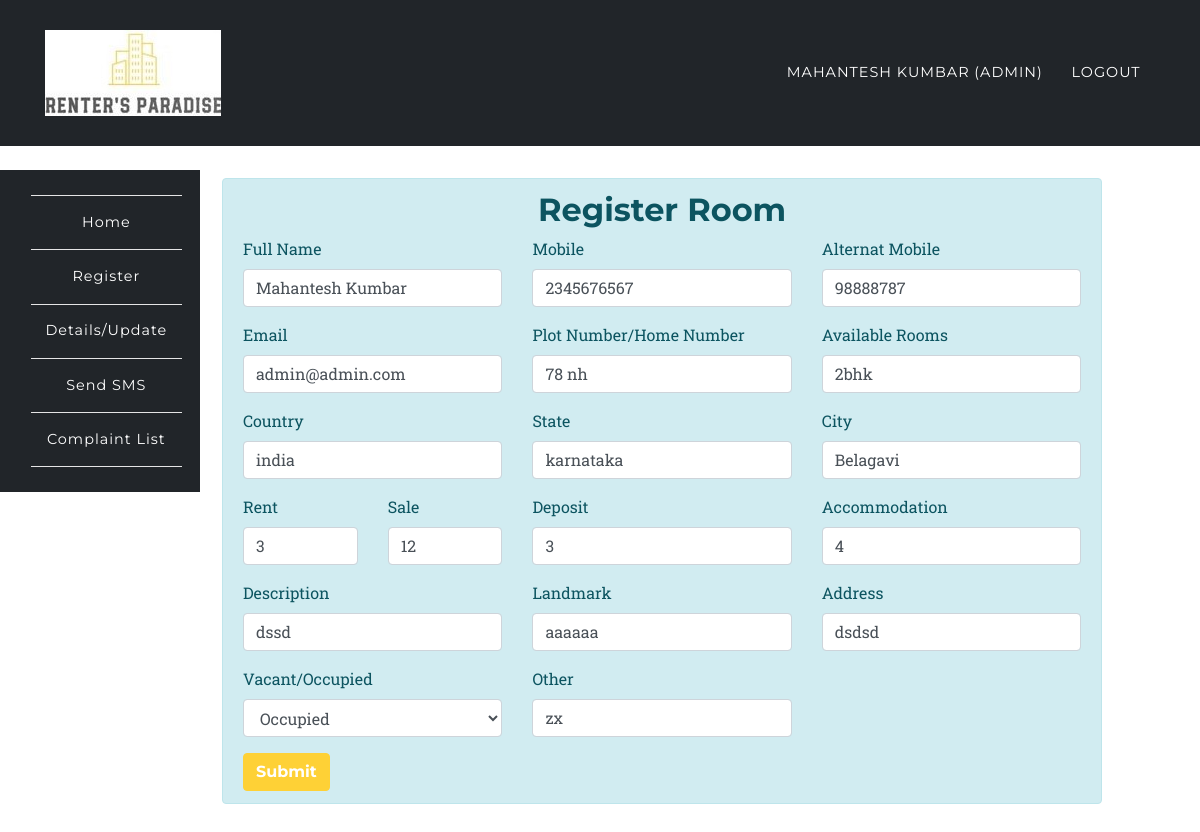
Page /app/update.php?id=13&act=indi (signed in) on the committed database.
### tables this page shows
CREATE TABLE `room_rental_registrations` (
  `id` int(10) UNSIGNED NOT NULL,
  `fullname` varchar(191) NOT NULL,
  `mobile` varchar(191) NOT NULL,
  `alternat_mobile` varchar(191) NOT NULL,
  `email` varchar(191) NOT NULL,
  `country` varchar(191) NOT NULL,
  `state` varchar(191) NOT NULL,
  `city` varchar(191) NOT NULL,
  `landmark` varchar(191) NOT NULL,
  `rent` varchar(191) NOT NULL,
  `sale` varchar(190) DEFAULT NULL,
  `deposit` varchar(191) NOT NULL,
  `plot_number` varchar(191) NOT NULL,
  `rooms` varchar(100) DEFAULT NULL,
  `address` varchar(191) NOT NULL,
  `accommodation` varchar(191) NOT NULL,
  `description` varchar(191) NOT NULL,
  `image` varchar(191) DEFAULT NULL,
  `open_for_sharing` varchar(191) DEFAULT NULL,
  `other` varchar(191) DEFAULT NULL,
  `vacant` int(1) NOT NULL DEFAULT '1',
  `created_at` timestamp NULL DEFAULT CURRENT_TIMESTAMP,
  `updated_at` timestamp NULL DEFAULT CURRENT_TIMESTAMP,
  `user_id` int(10) DEFAULT NULL
);

### app/partials/edit/individaul.php (the view, shortened to what this page needs)
<div class="col-md-11 col-xs-12 col-sm-12">
	<div class="alert alert-info" role="alert">
		<h2 class="text-center">Register Room</h2>
		<form action="" method="POST">
  	 <div class="row">
  	 	<div class="col-md-4">
	  	  <div class="form-group">
		    <label for="fullname">Full Name</label>
		    <input type="text" class="form-control" id="fullname" placeholder="Full Name" name="fullname" value="<?php echo $data['fullname']?$data['fullname']:''; ?>" required>
		  </div>
		 </div>
		<div class="col-md-4">
		  <div class="form-group">
		    <label for="mobile">Mobile</label>
		    <input type="text" class="form-control" id="mobile" placeholder="Mobile" name="mobile" value="<?php echo $data['mobile']?$data['mobile']:''; ?>" required>
		  </div>
		 </div>
		<div class="col-md-4">
		  <div class="form-group">
		    <label for="alternat_mobile">Alternat Mobile</label>
		    <input type="text" class="form-control" id="alternat_mobile" placeholder="Alternat Mobile" name="alternat_mobile" value="<?php echo $data['alternat_mobile']?$data['alternat_mobile']:''; ?>">
		  </div>
		</div>
	</div>
	<div class="row">
  	 	<div class="col-md-4">
		  <div class="form-group">
		    <label for="email">Email</label>
		    <input type="email" class="form-control" id="email" placeholder="Email" name="email" value="<?php echo $data['email']?$data['email']:''; ?>" required>
		  </div>
		 </div>
		 <div class="col-md-4">
		  <div class="form-group">
		    <label for="plot_number">Plot Number/Home Number</label>
		    <input type="text" class="form-control" id="plot_number" placeholder="Plot Number/Home Number" name="plot_number" value="<?php echo $data['plot_number']?$data['plot_number']:''; ?>" required>
		  </div>
		 </div>
		 <div class="col-md-4">
		  <div class="form-group">
		    <label for="rooms">Available Rooms</label>
		    <input type="text" class="form-control" id="rooms" placeholder="1BHK/2BHK/3BHK/1RK" name="rooms" value="<?php echo $data['rooms']?$data['rooms']:''; ?>" required>
		  </div>
		 </div>
	</div>
	<div class="row">
		<div class="col-md-4">
	  <div class="form-group">
	    <label for="country">Country</label>
	    <input type="country" class="form-control" id="country" placeholder="Country" name="country" value="<?php echo $data['country']?$data['country']:''; ?>" required>
	  </div>
	  </div>
	  <div class="col-md-4">
	  <div class="form-group">
	    <label for="state">State</label>
	    <input type="state" class="form-control" id="state" placeholder="State" name="state" value="<?php echo $data['state']?$data['state']:''; ?>" required>
	  </div>
	  </div>
	  <div class="col-md-4">
	  <div class="form-group">
	    <label for="city">City</label>
	    <input type="city" class="form-control" id="city" placeholder="City" name="city" value="<?php echo $data['city']?$data['city']:''; ?>" required>
	  </div>
	  </div>
	 </div>
	 <div class="row">
	 	<div class="col-md-2">
	 <div class="form-group">
	    <label for="rent">Rent</label>
	    <input type="rent" class="form-control" id="rent" placeholder="Rent" name="rent" value="<?php echo $data['rent']?$data['rent']:''; ?>" required>
	  </div>
	  </div>
	  <div class="col-md-2">
	 <div class="form-group">
	    <label for="sale">Sale</label>
	    <input type="sale" class="form-control" id="sale" placeholder="Sale" name="sale" value="<?php echo $data['sale']?$data['sale']:''; ?>">
	  </div>
	  </div>
	  <div class="col-md-4">
	  <div class="form-group">
	    <label for="deposit">Deposit</label>
	    <input type="deposit" class="form-control" id="deposit" placeholder="Deposit" name="deposit" value="<?php echo $data['deposit']?$data['deposit']:''; ?>" required>
	  </div>
	  </div>
	  <div class="col-md-4">
	  <div class="form-group">
	    <label for="accommodation">Accommodation</label>
	    <input type="accommodation" class="form-control" id="accommodation" placeholder="Accommodation" name="accommodation" value="<?php echo $data['accommodation']?$data['accommodation']:''; ?>" required>
	  </div>
	  </div>
	  </div>
	   <div class="row">
	 	<div class="col-md-4">
	  <div class="form-group">
	    <label for="description">Description</label>
	    <input type="description" class="form-control" id="description" placeholder="Description" name="description" value="<?php echo $data['description']?$data['description']:''; ?>" required>
	  </div>
	   </div>
	  <div class="col-md-4">
	  <div class="form-group">
	    <label for="landmark">Landmark</label>
	    <input type="landmark" class="form-control" id="landmark" placeholder="landmark" name="landmark" value="<?php echo $data['landmark']?$data['landmark']:''; ?>" required>
	  </div>
	   </div>
	  <div class="col-md-4">
	  <div class="form-group">
	    <label for="address">Address</label>
	    <input type="address" class="form-control" id="address" placeholder="Address" name="address" value="<?php echo $data['address']?$data['address']:''; ?>" required>
	  </div>
	   </div>
	    </div>
	   <div class="row">
	   	<div class="col-4">
	 		 <div class="form-group">
			    <label for="vacant">Vacant/Occupied</label>
			    <select class="form-control" id="vacant" name="vacant">
			      <option value="0" <?php if($data['vacant'] == '0'){echo 'selected';}?>>Occupied</option>
			    </select>
			  </div>
	 	</div>
	 	<div class="col-md-4">
	  <div class="form-group">
	    <label for="other">Other</label>
	    <input type="other" class="form-control" id="other" placeholder="Other" name="other" value="<?php echo $data['other']?$data['other']:''; ?>" required>
	  </div>
	  </div>
	  </div>
	  <button type="submit" class="btn btn-primary" name='register_individuals' value="register_individuals">Submit</button>
	</form>
	</div>
	</div>

### assets/css/rent.css (style rules this page uses)
body { overflow-x: hidden; font-family: 'Roboto Slab', 'Helvetica Neue', Helvetica, Arial, sans-serif; }
h1, h2, h3, h4, h5, h6 { font-weight: 700; font-family: 'Montserrat', 'Helvetica Neue', Helvetica, Arial, sans-serif; }
.btn { font-family: 'Montserrat', 'Helvetica Neue', Helvetica, Arial, sans-serif; font-weight: 700; }
.btn-primary { background-color: #fed136; border-color: #fed136; }

### rows in the picture
room_rental_registrations: fullname "Mahantesh Kumbar", mobile "2345676567", alternat_mobile "98888787", email "admin@admin.com", plot_number "78 nh", rooms "2bhk", country "india", state "karnataka", city "Belagavi", rent "3", sale "12", deposit "3", accommodation "4", description "dssd", landmark "aaaaaa", address "dsdsd", vacant "Occupied", other "zx"

### other values in the picture
$_SESSION['fullname'] "MAHANTESH KUMBAR"
